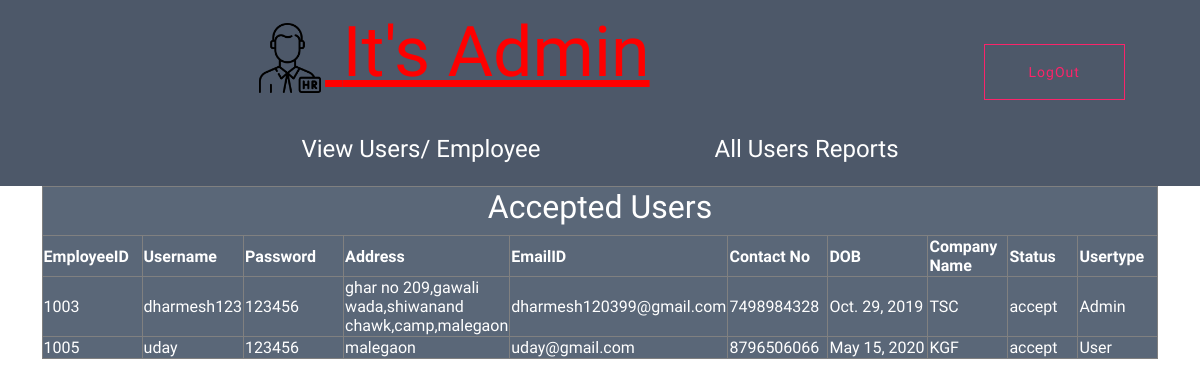
Page /corporateAdmin/viewacceptedusers/ on the committed database.
### corporateUserApp/models.py (models this page shows)
class NewRegistrationModel(models.Model):
    EmployeeID=models.AutoField(primary_key=True)
    Username=models.CharField(max_length=20,unique=True)
    Password=models.CharField(max_length=30)
    Address=models.CharField(max_length=100)
    EmailID=models.EmailField(unique=True)
    ContactNo=models.IntegerField(unique=True)
    DOB=models.DateField()
    Company_Name=models.CharField(max_length=30)
    status=models.CharField(max_length=10)
    usertype=models.CharField(max_length=30)

### corporateAdminApp/views.py (the view)
# urls.py: path('viewacceptedusers/', views.viewacceptedusers, name="viewacceptedusers"),
def viewacceptedusers(request):
    regaccept=NewRegistrationModel.objects.filter(status="accept")
    return render(request, "Admin/AcceptedUsers.html", {"reg": regaccept})

### templates/Admin/AcceptedUsers.html
{% load static %}
<html>
    <body>
        {% include 'adminhomepage.html' %}
    <table style="background-color:#5a6778;color: white " border="1" align="center">
  <thead>
  <tr><th colspan="11" style="text-align: center"><h2 style="color: white">Accepted Users</h2></th></tr>
    <tr>
      <th scope="col" width="100px">EmployeeID</th>
      <th scope="col" width="100px">Username</th>
        <th scope="col" width="100px">Password</th>
      <th scope="col" width="100px">Address</th>
      <th scope="col" width="100px">EmailID</th>
      <th scope="col" width="100px">Contact No</th>
      <th scope="col" width="100px">DOB</th>
      <th scope="col" width="80px">Company Name</th>
      <th scope="col" width="70px">Status</th>
      <th scope="col" width="80px">Usertype</th>
    </tr>
  </thead>
  <tbody>
  {% if reg %}
  {% for x in reg %}
      <tr>
      <td>{{ x.EmployeeID }}</td>
      <td>{{ x.Username }}</td>
      <td>{{ x.Password }}</td>
      <td>{{ x.Address }}</td>
      <td>{{ x.EmailID }}</td>
      <td>{{ x.ContactNo }}</td>
      <td>{{ x.DOB }}</td>
      <td>{{ x.Company_Name }}</td>
      <td>{{ x.status }}</td>
      <td>{{ x.usertype }}</td>
    </tr>
  {% endfor %}
      {% else %}
      <th colspan="11">NO Record Available</th>
  {% endif %}
  </tbody>
</table>
    </body>
</html>

### templates/adminhomepage.html (shortened to what this page needs)
{% load  static %}
<!DOCTYPE html>
<html lang="en">
<head>
{% include 'head.html' %}
</head>
<body >
    <header style="background-color:#4d5869">
       <div class="header-area header-transparrent">
           <div class="headder-top header-sticky">
                <div class="container">
                    <div class="row align-items-center" >
                        <div class="col-lg-pull-12 col-md-12">
                            <div class="menu-content">
                                <div class="main-menu">
                                    <div align="center">
                                        <u style="font-size:70px;color: red;margin-left: 180px"><img src="{% static 'img/hr.png' %}" width="70"> It's Admin</u>
                                        <a href="{% url 'logout' %}" class="btn head-btn2" style="margin-left:330px">LogOut</a>
                                    </div>
                                    <nav class="d-none d-lg-block" style="background-color:#4d5869">
                                        <ul id="navigation" style="text-align: center;height: 80px;background-color:#4d5869">
                                            <li><a href="#"><h4 style="color: white">View Users/ Employee</h4></a>
                                            </li>
                                            <li style="margin-left:130px">
                                                <a href="#"><h4 style="color: white">All Users Reports</h4></a>
                                            </li>
                                        </ul></nav></div></div>
                        </div>
                            {% include 'commom/successmessage.html' %}
                        <div class="col-12">
                        </div>
                    </div>
                </div>
           </div>
       </div>
    </header>
</body>
</html>

### templates/head.html (shortened to what this page needs)
{% load static %}
<!DOCTYPE html>
<html lang="en">
<head>
            <link rel="stylesheet" href="{% static 'App/assets/css/bootstrap.min.css'%}">
            <link rel="stylesheet" href="{% static 'App/assets/css/owl.carousel.min.css'%}">
            <link rel="stylesheet" href="{% static 'App/assets/css/flaticon.css'%}">
            <link rel="stylesheet" href="{% static 'App/assets/css/price_rangs.css'%}">
            <link rel="stylesheet" href="{% static 'App/assets/css/slicknav.css'%}">
            <link rel="stylesheet" href="{% static 'App/assets/css/animate.min.css'%}">
            <link rel="stylesheet" href="{% static 'App/assets/css/magnific-popup.css'%}">
            <link rel="stylesheet" href="{% static 'App/assets/css/fontawesome-all.min.css'%}">
            <link rel="stylesheet" href="{% static 'App/assets/css/themify-icons.css'%}">
            <link rel="stylesheet" href="{% static 'App/assets/css/slick.css'%}">
            <link rel="stylesheet" href="{% static 'App/assets/css/nice-select.css'%}">
            <link rel="stylesheet" href="{% static 'App/assets/css/style.css'%}">
</head>
<body>
</body>
</html>

### templates/commom/successmessage.html (shortened to what this page needs)
<html>
<body>
</body>
</html>

### rows in the picture
NewRegistrationModel: EmployeeID "1003", Username "dharmesh123", Password "123456", Address "ghar no 209,gawali wada,shiwanand chawk,camp,malegaon", EmailID "dharmesh120399@gmail.com", ContactNo "7498984328", DOB "Oct. 29, 2019", Company_Name "TSC", status "accept", usertype "Admin"
NewRegistrationModel: EmployeeID "1005", Username "uday", Password "123456", Address "malegaon", EmailID "uday@gmail.com", ContactNo "8796506066", DOB "May 15, 2020", Company_Name "KGF", status "accept", usertype "User"
